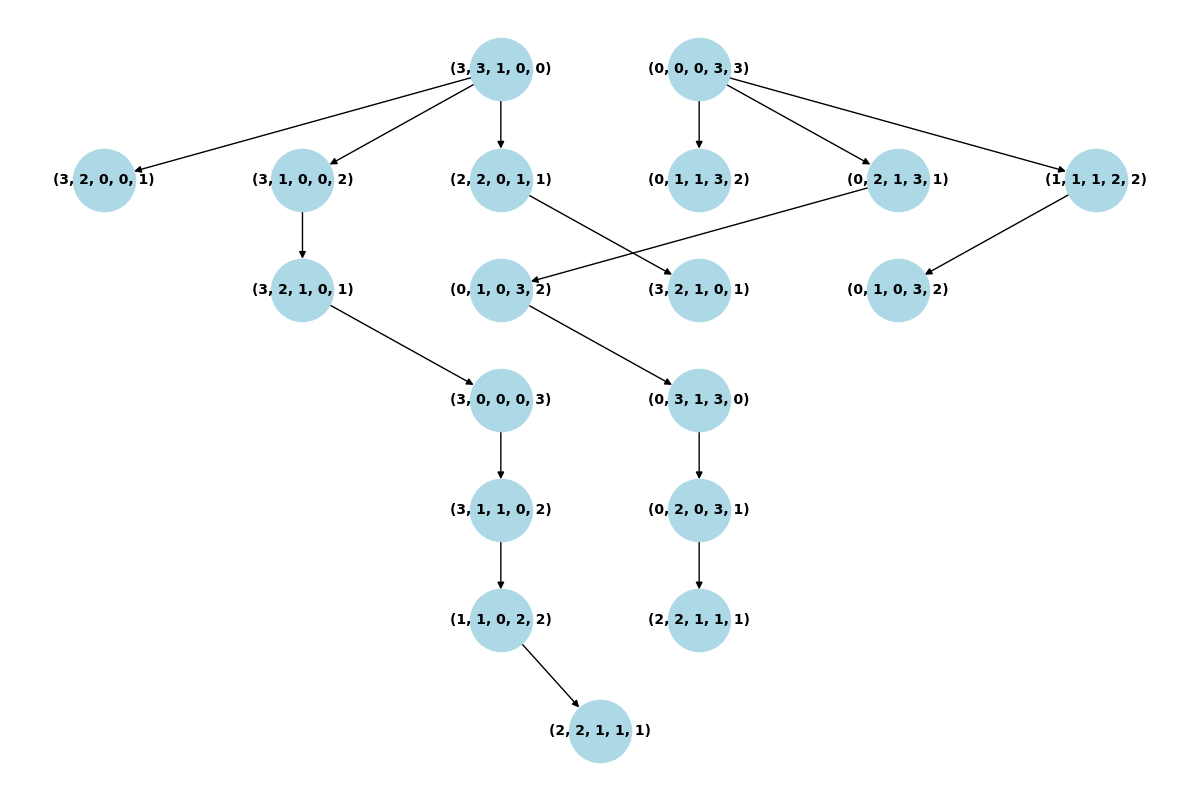

Here is the Python script that generated this plot:
import time
import psutil  # Para medir el consumo de memoria
from collections import deque, defaultdict
import networkx as nx
import matplotlib.pyplot as plt

# Variables globales para asignar IDs y almacenar nodos y aristas
node_counter = 0
nodes_data = []
edges_data = []

class Nodo:
    def __init__(self, estado, padre=None, id=None, depth=0, node_type='default'):
        self.estado = estado
        self.padre = padre
        self.id = id  # ID único para visualización
        self.depth = depth
        self.node_type = node_type

def create_node(estado, padre=None, node_type='default'):
    global node_counter
    depth = padre.depth + 1 if padre else 0
    node = Nodo(estado, padre, id=node_counter, depth=depth, node_type=node_type)
    
    # Añadir nodo a nodes_data
    node_label = str(estado)
    nodes_data.append({
        'id': str(node.id),
        'label': node_label,
        'depth': depth,
        'node_type': node_type
    })
    node_counter += 1
    return node

def validar_estado(estado):
    o_izq, l_izq, b, o_der, l_der = estado
    if o_izq < 0 or l_izq < 0 or o_der < 0 or l_der < 0:
        return False
    if (o_izq > 0 and o_izq < l_izq) or (o_der > 0 and o_der < l_der):
        return False
    return True

def generar_acciones(estado):
    acciones = []
    o_izq, l_izq, b, o_der, l_der = estado
    movimientos = [(1, 0), (2, 0), (0, 1), (0, 2), (1, 1)]
    for do, dl in movimientos:
        if b == 1:
            nuevo_estado = (o_izq - do, l_izq - dl, 0, o_der + do, l_der + dl)
        else:
            nuevo_estado = (o_izq + do, l_izq + dl, 1, o_der - do, l_der - dl)
        if validar_estado(nuevo_estado):
            acciones.append(nuevo_estado)
    return acciones

def bidireccional(nodo_inicial, nodo_final):
    global edges_data
    frontera_inicial = deque([nodo_inicial])
    frontera_final = deque([nodo_final])
    explorado_inicial = set()
    explorado_final = set()
    nodos_visitados = 0

    padres_inicial = {nodo_inicial.estado: nodo_inicial}
    padres_final = {nodo_final.estado: nodo_final}

    while frontera_inicial and frontera_final:
        # Expandir desde el lado inicial
        nodo_actual_inicial = frontera_inicial.popleft()
        explorado_inicial.add(nodo_actual_inicial.estado)
        nodos_visitados += 1

        acciones = generar_acciones(nodo_actual_inicial.estado)
        for accion in acciones:
            if accion not in explorado_inicial:
                hijo = create_node(accion, padre=nodo_actual_inicial)
                # Añadir arista de padre a hijo
                edges_data.append({
                    'source': str(nodo_actual_inicial.id),
                    'target': str(hijo.id)
                })
                if accion in padres_inicial:
                    continue
                padres_inicial[accion] = hijo
                frontera_inicial.append(hijo)

                if accion in padres_final:
                    # Se encontró una conexión
                    return hijo, padres_final[accion], nodos_visitados

        # Expandir desde el lado final
        nodo_actual_final = frontera_final.popleft()
        explorado_final.add(nodo_actual_final.estado)
        nodos_visitados += 1

        acciones = generar_acciones(nodo_actual_final.estado)
        for accion in acciones:
            if accion not in explorado_final:
                hijo = create_node(accion, padre=nodo_actual_final)
                # Añadir arista de padre a hijo
                edges_data.append({
                    'source': str(nodo_actual_final.id),
                    'target': str(hijo.id)
                })
                if accion in padres_final:
                    continue
                padres_final[accion] = hijo
                frontera_final.append(hijo)

                if accion in padres_inicial:
                    # Se encontró una conexión
                    return padres_inicial[accion], hijo, nodos_visitados

    return None, None, nodos_visitados

def reconstruir_camino(nodo_desde_inicial, nodo_desde_final):
    # Camino desde el inicio hasta el punto de encuentro
    camino_inicial = []
    nodo = nodo_desde_inicial
    while nodo:
        camino_inicial.append(nodo.estado)
        nodo = nodo.padre
    camino_inicial.reverse()

    # Camino desde el punto de encuentro hasta el objetivo
    camino_final = []
    nodo = nodo_desde_final.padre  # Evitar duplicar el estado de encuentro
    while nodo:
        camino_final.append(nodo.estado)
        nodo = nodo.padre

    camino_total = camino_inicial + camino_final
    return camino_total

def assign_positions(nodes_data):
    depth_dict = defaultdict(list)
    for node in nodes_data:
        depth = node['depth']
        depth_dict[depth].append(node)

    for depth, nodes in depth_dict.items():
        x_spacing = 100  # Espaciado entre nodos a la misma profundidad
        y = -depth * 200  # La profundidad determina la posición en y (vertical)
        num_nodes = len(nodes)
        total_width = (num_nodes - 1) * x_spacing
        x_start = -total_width / 2
        for i, node in enumerate(nodes):
            x = x_start + i * x_spacing
            node['pos'] = (x, y)  # x será la coordenada horizontal y y será la vertical
    return nodes_data

def dibujar_arbol():
    G = nx.DiGraph()

    # Agregar nodos
    pos = {}
    for node in nodes_data:
        G.add_node(node['id'], label=node['label'])
        pos[node['id']] = node['pos']

    # Agregar aristas
    for edge in edges_data:
        G.add_edge(edge['source'], edge['target'])

    labels = nx.get_node_attributes(G, 'label')

    plt.figure(figsize=(12, 8))
    nx.draw(G, pos, with_labels=True, labels=labels, node_color='lightblue', node_size=2000, font_size=10, font_weight='bold', arrows=True)
    plt.title("Árbol de Búsqueda - Ovejas y Lobos")

    # Guardar el gráfico como archivo PNG
    plt.savefig("bidireccional.png")

    # Mostrar el gráfico
    plt.close() 

def main():
    global nodes_data, edges_data

    # Iniciar el seguimiento de memoria y tiempo
    process = psutil.Process()
    memoria_inicial = process.memory_info().rss / (1024 * 1024)  # Convertir a MB
    inicio_tiempo = time.time()

    estado_inicial = (3, 3, 1, 0, 0)  # (ovejas_izq, lobos_izq, barco, ovejas_der, lobos_der)
    nodo_raiz_inicial = create_node(estado_inicial, node_type='input')

    estado_final = (0, 0, 0, 3, 3)
    nodo_raiz_final = create_node(estado_final, node_type='output')

    solucion_desde_inicial, solucion_desde_final, nodos_visitados = bidireccional(
        nodo_raiz_inicial, nodo_raiz_final)

    # Medir tiempo y memoria después de la ejecución
    fin_tiempo = time.time()
    memoria_final = process.memory_info().rss / (1024 * 1024)  # Convertir a MB

    memoria_consumida = memoria_final - memoria_inicial
    tiempo_ejecucion = (fin_tiempo - inicio_tiempo) * 1000  # Convertir a milisegundos

    if solucion_desde_inicial and solucion_desde_final:
        camino_total = reconstruir_camino(solucion_desde_inicial, solucion_desde_final)
        print("Se encontró una solución:")
        print("Camino:")
        for idx, estado in enumerate(camino_total):
            o_izq, l_izq, b, o_der, l_der = estado
            lado_barco = 'Izquierda' if b == 1 else 'Derecha'
            print(f"Paso {idx + 1}: Ovejas Izq: {o_izq}, Lobos Izq: {l_izq}, Barco: {lado_barco}, Ovejas Der: {o_der}, Lobos Der: {l_der}")

        print("\nMedidas de rendimiento:")
        print(f"- Nodos visitados: {nodos_visitados}")
        print(f"- Tiempo de ejecución: {tiempo_ejecucion:.4f} ms")
        print(f"- Memoria RAM consumida: {memoria_consumida:.4f} MB")
    else:
        print("No se encontró una solución.")

    # Asignar posiciones a los nodos
    nodes_data = assign_positions(nodes_data)

    # Dibujar el grafo
    dibujar_arbol()

if __name__ == "__main__":
    main()
